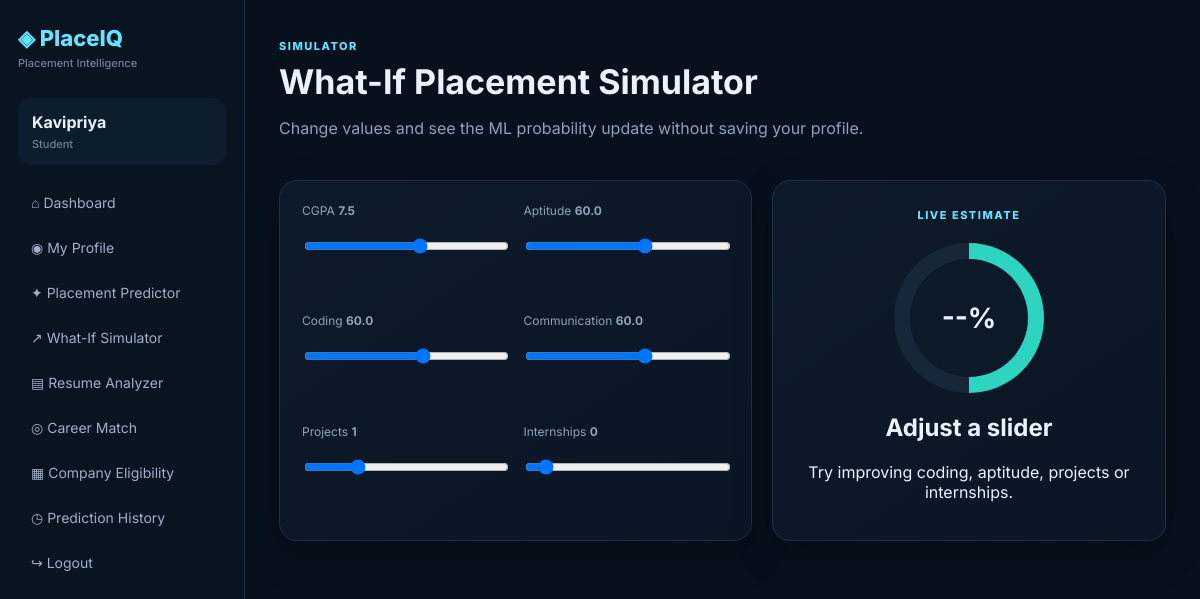
Screenshot of /whatif (signed in) with the database file from the repository.
### tables this page shows
CREATE TABLE profiles(user_id INTEGER PRIMARY KEY,cgpa REAL DEFAULT 7.5,tenth REAL DEFAULT 75,twelfth REAL DEFAULT 75,attendance REAL DEFAULT 80,backlogs INTEGER DEFAULT 0,aptitude REAL DEFAULT 60,coding REAL DEFAULT 60,communication REAL DEFAULT 60,projects INTEGER DEFAULT 1,internships INTEGER DEFAULT 0,certifications INTEGER DEFAULT 0,hackathons INTEGER DEFAULT 0,skills TEXT DEFAULT '');

### app.py (the view)
@app.route('/whatif')
@guard('student')
def whatif(): return render_template('whatif.html',p=profile(session['uid']))

### app.py (called while the page is built)
def db(): c=sqlite3.connect(DB); c.row_factory=sqlite3.Row; return c

def guard(role=None):
 def d(fn):
  from functools import wraps
  @wraps(fn)
  def w(*a,**k):
   if not session.get('uid'): return redirect(url_for('login'))
   if role and session.get('role')!=role: return redirect(url_for('dashboard'))
   return fn(*a,**k)
  return w
 return d

def profile(uid):
 c=db(); p=c.execute('SELECT * FROM profiles WHERE user_id=?',(uid,)).fetchone(); c.close(); return p

### templates/whatif.html (shortened to what this page needs)
{% extends 'base.html' %}{% block content %}<div class="top"><div><span class="eyebrow">SIMULATOR</span><h1>What-If Placement Simulator</h1><p>Change values and see the ML probability update without saving your profile.</p></div></div><div class="twocol"><div class="card formgrid" id="whatForm">{% for n,l in [('cgpa','CGPA'),('aptitude','Aptitude'),('coding','Coding'),('communication','Communication'),('projects','Projects'),('internships','Internships')] %}<label>{{l}} <b id="v-{{n}}">{{p[n]}}</b><input type="range" data-k="{{n}}" id="{{n}}" min="{{0 if n not in ['cgpa'] else 4}}" max="{{10 if n=='cgpa' else 5 if n in ['projects','internships'] else 100}}" step="{{0.1 if n=='cgpa' else 1}}" value="{{p[n]}}"></label>{% endfor %}</div><div class="result card"><span class="eyebrow">LIVE ESTIMATE</span><div class="ring" id="whatRing"><b id="whatProb">--%</b></div><h2 id="whatStatus">Adjust a slider</h2><p>Try improving coding, aptitude, projects or internships.</p></div></div>{% endblock %}

### static/style.css (style rules this page uses)
* { box-sizing:border-box }
body { margin:0;font-family:Inter,Arial,sans-serif;background:#07101d;color:#eaf1ff }
.top { display:flex;justify-content:space-between;align-items:center;margin-bottom:26px }
.top h1,.hero h1 { margin:7px 0;font-size:34px }
.top p,.hero p,.muted { color:#8fa2ba }
.eyebrow,.pill { font-size:11px;letter-spacing:1.5px;color:#64e1ff;font-weight:800 }
.card,.panel,.stat { background:linear-gradient(145deg,#0d1a2a,#0a1624);border:1px solid #1b3148;border-radius:18px;padding:22px;box-shadow:0 15px 40px #0003 }
.twocol { display:grid;grid-template-columns:1.2fr 1fr;gap:20px;margin-top:20px }
.formgrid { display:grid;grid-template-columns:1fr 1fr;gap:16px }
.formgrid label { font-size:12px;color:#8ea2b8 }
input,select,textarea { width:100%;margin-top:7px;padding:12px;border:1px solid #263b51;border-radius:10px;background:#07121f;color:#eef6ff;outline:none }
.result { text-align:center }
.ring { --p:50;width:150px;height:150px;border-radius:50%;margin:20px auto;display:grid;place-items:center;background:conic-gradient(#2dd4bf calc(var(--p)*1%),#172638 0);position:relative }
.ring:after { content:'';position:absolute;width:118px;height:118px;border-radius:50%;background:#0c1928 }
.ring b { z-index:1;font-size:28px }

### rows the page displays
profiles: cgpa "7.5" "60.0" "60.0" "60.0" "1" "0", cgpa "7.5" "60" "60" "60" "1" "0"

### other values shown
{{ session.name }} "Kavipriya"
{{ session.role|title }} "Student"
{{ l }} "CGPA" "Aptitude" "Coding" "Communication" "Projects" "Internships"
